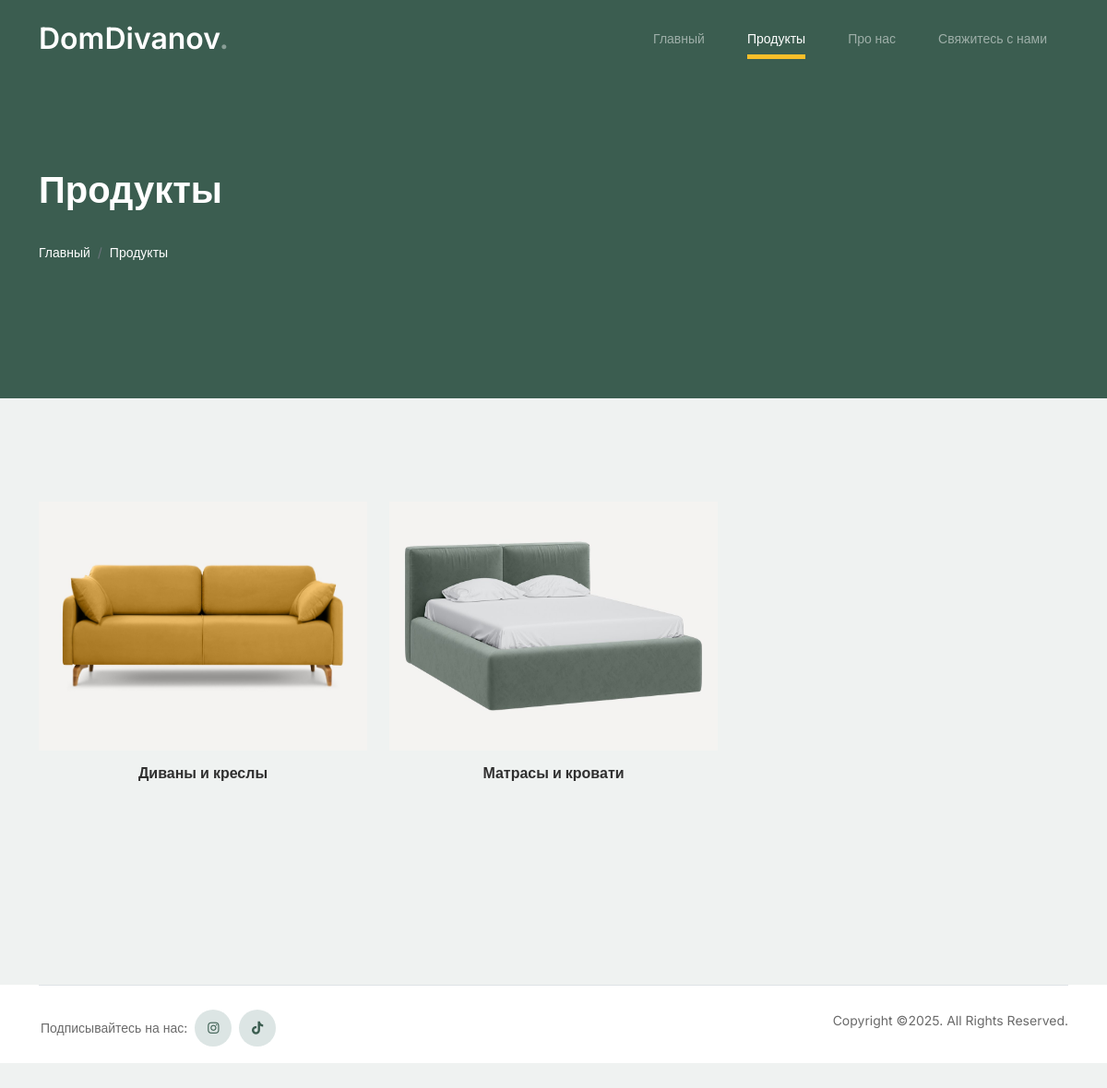
Screenshot of /products/ with the database file from the repository.
### zell/models.py (models this page shows, shortened)
class Category(models.Model):
    name = models.CharField("Категория", max_length=150)
    poster = models.ImageField("Постер", upload_to="category_poster/")
    url = models.SlugField(max_length=160)
    class Meta:
        verbose_name = 'Категория'
        verbose_name_plural = 'Категории'

### zell/views.py (the view)
# urls.py: path("products/", views.products, name="products"),
def products(request):
    categories = Category.objects.all()
    context = {'categories': categories}
    return render(request, 'zell/products.html', context)

### templates/zell/products.html (shortened to what this page needs)
{% extends "index.html" %}
{% load static %}
{% block content %}
    <nav class="custom-navbar navbar navbar navbar-expand-md navbar-dark bg-dark" arial-label="Furni navigation bar">
        <div class="container">
            <a class="navbar-brand" href="{% url 'zell:main' %}">DomDivanov<span>.</span></a>
            <div class="collapse navbar-collapse" id="navbarsFurni">
                <ul class="custom-navbar-nav navbar-nav ms-auto mb-2 mb-md-0">
                    <li>
                        <a class="nav-link" href="{% url 'zell:main' %}">Главный</a>
                    </li>
                    <li class="nav-item active"><a class="nav-link" href="#">Продукты</a></li>
                    <li><a class="nav-link" href="{% url 'zell:about_us' %}">Про нас</a></li>
                    <li><a class="nav-link" href="{% url 'zell:contacts' %}">Свяжитесь с нами</a></li>
                </ul>
            </div>
        </div>
    </nav>
    <div class="hero">
        <div class="container">
            <div class="row">
                <div class="col-lg-12">
                    <div class="intro-excerpt">
                        <h1 class="text-white">Продукты</h1>
                        <div>
                            <ol class="breadcrumb">
                                <li class="breadcrumb-item"><a class="text-white" style="text-decoration: none;" href="{% url 'zell:main' %}">Главный</a></li>
                                <li class="breadcrumb-item"><a class="text-white" style="text-decoration: none;" href="#">Продукты</a></li>
                            </ol>
                        </div>
                    </div>
                </div>
            </div>
        </div>
    </div>
    <div class="untree_co-section product-section before-footer-section">
        <div class="container">
            <div class="row">
                {% for category in categories %}
                    <div class="col-lg-4 main_detail">
                        <a class="product-item" href="{% url 'zell:main_detail' category.pk %}">
                            <div style="height: 270px;">
                                <img src="{{ category.poster.url }}" class="img-fluid product-thumbnail" style="height: 100%; width:100%">
                            </div>
                            <h3 class="product-title text-center" style="margin-top:15px;">{{ category.name }}</h3>
                        </a>
                    </div>
                {% endfor %}
            </div>
        </div>
    </div>
{% endblock %}

### static/css/style.css (style rules this page uses)
body { overflow-x: hidden; position: relative; }
body { font-family: "Inter", sans-serif; font-weight: 400; line-height: 28px; color: #6a6a6a; font-size: 14px; background-color: #eff2f1; }
a { text-decoration: none; -webkit-transition: .3s all ease; -o-transition: .3s all ease; transition: .3s all ease; color: #2f2f2f; text-decoration: underline; }
.custom-navbar { background: #3b5d50 !important; padding-top: 20px; padding-bottom: 20px; }
.custom-navbar .navbar-brand { font-size: 32px; font-weight: 600; }
.custom-navbar .navbar-brand > span { opacity: .4; }
@media (min-width: 992px) { .custom-navbar .custom-navbar-nav li { margin-left: 15px; margin-right: 15px; } }
.custom-navbar .custom-navbar-nav li a { font-weight: 500; color: #ffffff !important; opacity: .5; -webkit-transition: .3s all ease; -o-transition: .3s all ease; transition: .3s all ease; position: relative; }
@media (min-width: 768px) { .custom-navbar .custom-navbar-nav li a:before { content: ""; position: absolute; bottom: 0; left: 8px; right: 8px; background: #f9bf29; height: 5px; opacity: 1; visibility: visible; width: 0; -webkit-transition: .15s all ease-out; -o-transition: .15s all ease-out; transition: .15s all ease-out; } }
.custom-navbar .custom-navbar-nav li.active a { opacity: 1; }
.custom-navbar .custom-navbar-nav li.active a:before { width: calc(100% - 16px); }
.hero { background: #3b5d50; padding: calc(4rem - 30px) 0 0rem 0; }
@media (min-width: 768px) { .hero { padding: calc(4rem - 30px) 0 4rem 0; } }
@media (min-width: 768px) { .hero { padding: calc(8rem - 30px) 0 8rem 0; } }
.hero .intro-excerpt { position: relative; z-index: 4; }
.hero h1 { font-weight: 700; color: #ffffff; margin-bottom: 30px; }
.product-section { padding: 7rem 0; }
.product-section .product-item { text-align: center; text-decoration: none; display: block; position: relative; padding-bottom: 20px; cursor: pointer; }
.product-section .product-item .product-thumbnail { margin-bottom: 20px; position: relative; top: 0; -webkit-transition: .3s all ease; -o-transition: .3s all ease; transition: .3s all ease; }
.product-section .product-item h3 { font-weight: 600; font-size: 16px; }
.product-section .product-item h3, .product-section .product-item strong { color: #2f2f2f; text-decoration: none; }
.product-section .product-item:before { bottom: 0; left: 0; right: 0; position: absolute; content: ""; background: #dce5e4; height: 0%; z-index: -1; border-radius: 10px; -webkit-transition: .3s all ease; -o-transition: .3s all ease; transition: .3s all ease; }
.before-footer-section { padding: 7rem 0 12rem 0 !important; }
.untree_co-section { padding: 7rem 0; }

### rows the page displays
Category: poster (picture), name "Диваны и креслы"
Category: poster (picture), name "Матрасы и кровати"
